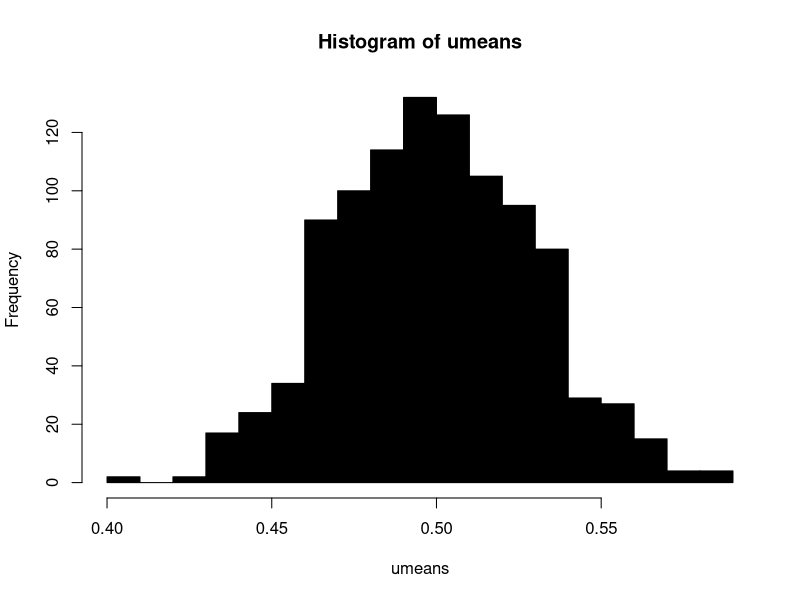
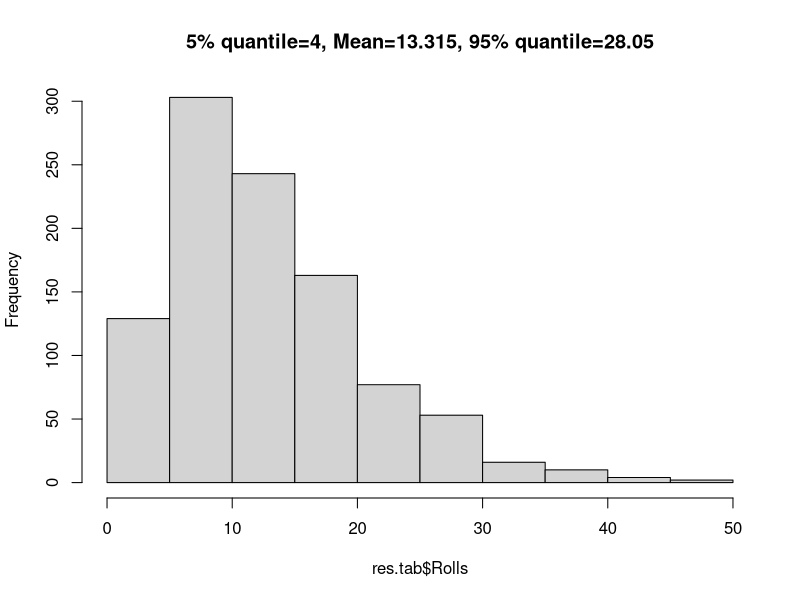

Reproduce these figures in R, in order.
## ---- chunk 1
#vector of characters
names <- c("Lars", "Hilde", "Alex")
print(names)
#vector of integers
numbers <- 1:10
print(numbers)
names[2]
numbers[4]
## ---- chunk 2
# if we try
mixed_vector <- c(1,"New Year",TRUE)

# everything is casted to the most gereral character type
print(mixed_vector)
## ---- chunk 3

my.list <- list("Donald",
                c(Age = 71, Weight = 120, Height = 187), FALSE)
print(my.list)

my.list <- list(Name = "Donald",
                Data = c(Age = 71, Weight = 120, Height = 187),
                Is.female = FALSE)
print(my.list)

c(1,2,4)*4 + 100
#but the same for list will give an error
#list(1,2,4)*2 
## ---- chunk 4
length(my.list)
## ---- chunk 5
a <- list()
print(a)
#append on the right
a <- c(a,race = "duck",wealth = 10)
print(a)
a <- c(a,FALSE)
print(a)
#append on the left
a <- c(log = TRUE,a)
print(a)
## ---- chunk 6
my.list <- c(my.list,a)
print(my.list)
## ---- chunk 7
my.list$Name
## ---- chunk 8
my.list$Copyright <- "Disney"
my.list
## ---- chunk 9
print(my.list)
x <- my.list[6]
print(x)
print(typeof(x))
#x-2
## ---- chunk 10
x <- my.list[[6]]
print(x)
print(typeof(x))
x-2
## ---- chunk 11
#error expeted
#elements <- my.list[[1:4]]
## ---- chunk 12
my.list
elements <- my.list[c(1,4,5,7)]
print(elements)
## ---- chunk 13
unlist(list(1,2,3,4,5,6))[3:5] * 8
## ---- chunk 14
letters = c("a","b","c")
for(l in letters){
  print(l)
}
## ---- chunk 15
for(i in 1:10){
  print(i^2)
}


## ---- chunk 16
print(my.list)
N <- length(my.list)           # the length of the list
char.elem <- rep(FALSE, N)  # vector where we keep track of the results
for(i in 1:N){
  content <- my.list[[i]]
  char.elem[i] <- is.character(content)
}
print(my.list)
print(char.elem)
## ---- chunk 17
for(GAGAGAGAGAGAGAGA in 1:N){
  content <- my.list[[GAGAGAGAGAGAGAGA]]
  char.elem[GAGAGAGAGAGAGAGA] <- is.character(content)
}
print(char.elem)
## ---- chunk 18
dlist <- list("This","is","a","demo","of","using",1,"list","with", 11, "elements")
for(element in dlist){
  print(element)
}
## ---- chunk 19
x <- 2
while(x < 10^10){
  x <- x * x
  print(x)
}
## ---- chunk 20
for(i in 1:10){
  if(i < 5){
    cat("The loop-object", i, "is smaller than 5\n")
  } else {
    cat("The loop-object", i, "is larger than or equal to 5\n")
  }
}
## ---- chunk 21
library(stringr)# a package to work with characters. We need str_length()
for(a in list("This","is","a","test")){
  txt <- ifelse(str_length(a) > 3, "long", "short")
  cat("The word \"", a, "\" is ", txt, "\n")
}
## ---- chunk 22
start_time <- Sys.time()
4+2
end_time <- Sys.time()
end_time - start_time
## ---- chunk 23
N <- 10000000
vect.1 <- rep(0,N)
list.1 <- list()
start_time_vect <- Sys.time()
for(i in 1:N)
{
  if(i == 1)
    vect.1[i] <- 0
  else if(i == 2)
    vect.1[i] <- 1
  else
    vect.1[i] <- vect.1[i-1] + vect.1[i-2]
}
end_time_vect <- Sys.time()
print(vect.1[1:20])
print(end_time_vect - start_time_vect)

start_time_list <- Sys.time()
for(i in 1:N)
{
  if(i == 1)
    list.1[[i]] <- 0
  else if(i == 2)
    list.1[[i]] <- 1
  else
    list.1[[i]] <- list.1[[i-1]] + list.1[[i-2]]
}
end_time_list <- Sys.time()
print(unlist(list.1[1:20]))
print(end_time_list - start_time_list)
## ---- chunk 24
library(stringr)
lines <- readLines("poem_unknown.txt")
lst <- str_split(lines, pattern = " ")
n.words <- numeric(length(lst))
for(i in 1:length(lst)){
  n.words[i] <- length(lst[[i]])
}
print(n.words)
## ---- chunk 25
N.sim <- 1000
umeans <- rep(0, N.sim)  # or just   umeans <- numeric(N.sim)
for(i in 1:N.sim){
  x.uniform <- runif(100)   # will be over-written each time
  umeans[i] <- mean(x.uniform, na.rm = T)
}
# Plotting
hist(umeans, breaks = 25, col = "black")
## ---- chunk 26
n.dice <- 5
n.rolls <- 0
while(n.dice > 0){
  d <- sample(1:6, size = n.dice, replace = TRUE)
  sixes <- sum(d == 6)
  n.dice <- n.dice - sixes
  n.rolls <- n.rolls + 1
}
cat("Needed", n.rolls, "rolls to get five 6's\n")
## ---- chunk 27
# How many times to repeat the experiment
N.sim <- 1000
# Allocate an empty results list of vectors, to be filled in by the for loop
res.tab <- list(Rolls = rep(0, N.sim),
                  Value = rep(0, N.sim))
for(i in 1:N.sim){
  n.dice <- 5  # Reset the number of dice we have left. (Set to 6 for "maxi-yatzy"!)
  n.rolls <- 0  # Reset the roll counter for this experiment
  target.value <- 0  # What die-value to collect (0 = not decided yet)
  while(n.dice > 0){
    # As long as we have dice left that are not part of our yatzy:
  
    # Roll dice: Sample from the possible values of a die (one to six), n.dice times.
    # Set replace = TRUE because e.g. 
    # rolling one "4" does not prevent you from rolling another.
    d <- sample(1:6, size = n.dice, replace = TRUE)
    
    if(target.value > 0){
      # We have picked our target value, e.g. collecting fours means target.value == 4.
      
      # "Set aside" any dice having our target value and so contributing to our yatzy.
      # This reduces the number of remaining dice.
      n.dice <- n.dice - sum(d == target.value)
    } else {
      # target.value is still zero, meaning we haven't picked a target value yet.
      
      # Tabulate the values of our rolled dice.
      # For illustration, look at sort(table(c("c", "o", "f", "f", "e", "e")), decreasing = TRUE)
      freq <- sort(table(d), decreasing = TRUE)
      # The first element of freq is the *count* of the most frequent element.
      # The *name* of this element holds our target die value.
      largest.freq <- freq[1]
      if(largest.freq >= 3){
        # We only start collecting if we have at least three equal values
        
        # Which value do we want to collect? The most frequent one!
        # As mentioned, this is given by the *name* of freq[1]
        target.value <- as.integer(names(freq[1]))
        
        # Compute how many more dice we need for our yatzy.
        n.dice <- n.dice - sum(d == target.value)
        # Without it, we "forget" to keep our already-rolled dice 
        # having the target value. Thus we spend more rolls than necessary.
      }
    }
    # Keep count of how many rolls we've made
    n.rolls <- n.rolls + 1
  }
  # Output the results so far
  cat("Needed", n.rolls, "rolls to get five", target.value, "'s\n")
  # Store the results of this simulation.
  res.tab$Rolls[i] <- n.rolls
  res.tab$Value[i] <- target.value
  # (Remember, n.rolls and target.value get reset at the top of the for loop.)
}


qtab <- list(Q05 = quantile(res.tab$Rolls, 0.05), Q95 = quantile(res.tab$Rolls, 0.95))

hist(res.tab$Rolls,main = str_c("5% quantile=", qtab$Q05, 
                     ", Mean=", mean(res.tab$Rolls), 
                     ", 95% quantile=", qtab$Q95))

